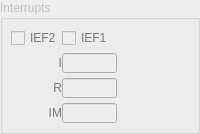
             <widget class="QGroupBox" name="groupInterrupts">
              <property name="enabled">
               <bool>false</bool>
              </property>
              <property name="sizePolicy">
               <sizepolicy hsizetype="Preferred" vsizetype="Fixed">
                <horstretch>0</horstretch>
                <verstretch>0</verstretch>
               </sizepolicy>
              </property>
              <property name="maximumSize">
               <size>
                <width>16777215</width>
                <height>16777215</height>
               </size>
              </property>
              <property name="title">
               <string>Interrupts</string>
              </property>
              <layout class="QFormLayout" name="formLayout_2">
               <property name="formAlignment">
                <set>Qt::AlignLeading|Qt::AlignLeft|Qt::AlignTop</set>
               </property>
               <property name="horizontalSpacing">
                <number>5</number>
               </property>
               <property name="verticalSpacing">
                <number>0</number>
               </property>
               <property name="leftMargin">
                <number>8</number>
               </property>
               <property name="topMargin">
                <number>8</number>
               </property>
               <property name="rightMargin">
                <number>8</number>
               </property>
               <property name="bottomMargin">
                <number>8</number>
               </property>
               <item row="1" column="0">
                <layout class="QGridLayout" name="gridLayout_3">
                 <property name="rightMargin">
                  <number>0</number>
                 </property>
                 <property name="bottomMargin">
                  <number>0</number>
                 </property>
                 <property name="verticalSpacing">
                  <number>5</number>
                 </property>
                 <item row="1" column="3">
                  <widget class="QLineEdit" name="iregView">
                   <property name="sizePolicy">
                    <sizepolicy hsizetype="Minimum" vsizetype="Preferred">
                     <horstretch>0</horstretch>
                     <verstretch>0</verstretch>
                    </sizepolicy>
                   </property>
                   <property name="minimumSize">
                    <size>
                     <width>45</width>
                     <height>20</height>
                    </size>
                   </property>
                   <property name="maximumSize">
                    <size>
                     <width>55</width>
                     <height>20</height>
                    </size>
                   </property>
                   <property name="font">
                    <font>
                     <pointsize>9</pointsize>
                    </font>
                   </property>
                   <property name="inputMask">
                    <string notr="true">&gt;HHHH</string>
                   </property>
                   <property name="text">
                    <string notr="true"/>
                   </property>
                   <property name="maxLength">
                    <number>4</number>
                   </property>
                  </widget>
                 </item>
                 <item row="3" column="3">
                  <widget class="QLineEdit" name="imregView">
                   <property name="sizePolicy">
                    <sizepolicy hsizetype="Minimum" vsizetype="Preferred">
                     <horstretch>0</horstretch>
                     <verstretch>0</verstretch>
                    </sizepolicy>
                   </property>
                   <property name="minimumSize">
                    <size>
                     <width>45</width>
                     <height>20</height>
                    </size>
                   </property>
                   <property name="maximumSize">
                    <size>
                     <width>55</width>
                     <height>20</height>
                    </size>
                   </property>
                   <property name="font">
                    <font>
                     <pointsize>9</pointsize>
                    </font>
                   </property>
                   <property name="inputMask">
                    <string notr="true">&gt;9</string>
                   </property>
                   <property name="text">
                    <string notr="true"/>
                   </property>
                   <property name="maxLength">
                    <number>1</number>
                   </property>
                  </widget>
                 </item>
                 <item row="1" column="1">
                  <widget class="QLabel" name="label_8">
                   <property name="palette">
                    <palette>
                     <active>
                      <colorrole role="WindowText">
                       <brush brushstyle="SolidPattern">
                        <color alpha="255">
                         <red>0</red>
                         <green>170</green>
                         <blue>0</blue>
                        </color>
                       </brush>
                      </colorrole>
                     </active>
                     <inactive>
                      <colorrole role="WindowText">
                       <brush brushstyle="SolidPattern">
                        <color alpha="255">
                         <red>0</red>
                         <green>170</green>
                         <blue>0</blue>
                        </color>
                       </brush>
                      </colorrole>
                     </inactive>
                     <disabled>
                      <colorrole role="WindowText">
                       <brush brushstyle="SolidPattern">
                        <color alpha="255">
                         <red>120</red>
                         <green>120</green>
                         <blue>120</blue>
                        </color>
                       </brush>
                      </colorrole>
                     </disabled>
                    </palette>
                   </property>
                   <property name="layoutDirection">
                    <enum>Qt::LeftToRight</enum>
                   </property>
                   <property name="text">
                    <string notr="true">I</string>
                   </property>
                   <property name="alignment">
                    <set>Qt::AlignRight|Qt::AlignTrailing|Qt::AlignVCenter</set>
                   </property>
                  </widget>
                 </item>
                 <item row="0" column="1">
                  <widget class="QCheckBox" name="checkIEF2">
                   <property name="palette">
                    <palette>
                     <active>
                      <colorrole role="WindowText">
                       <brush brushstyle="SolidPattern">
                        <color alpha="255">
                         <red>0</red>
                         <green>170</green>
                         <blue>0</blue>
                        </color>
                       </brush>
                      </colorrole>
                     </active>
                     <inactive>
                      <colorrole role="WindowText">
                       <brush brushstyle="SolidPattern">
                        <color alpha="255">
                         <red>0</red>
                         <green>170</green>
                         <blue>0</blue>
                        </color>
                       </brush>
                      </colorrole>
                     </inactive>
                     <disabled>
                      <colorrole role="WindowText">
                       <brush brushstyle="SolidPattern">
                        <color alpha="255">
                         <red>120</red>
                         <green>120</green>
                         <blue>120</blue>
                        </color>
                       </brush>
                      </colorrole>
                     </disabled>
                    </palette>
                   </property>
                   <property name="text">
                    <string notr="true">IEF2</string>
                   </property>
                  </widget>
                 </item>
                 <item row="2" column="3">
                  <widget class="QLineEdit" name="rregView">
                   <property name="sizePolicy">
                    <sizepolicy hsizetype="Minimum" vsizetype="Preferred">
                     <horstretch>0</horstretch>
                     <verstretch>0</verstretch>
                    </sizepolicy>
                   </property>
                   <property name="minimumSize">
                    <size>
                     <width>45</width>
                     <height>20</height>
                    </size>
                   </property>
                   <property name="maximumSize">
                    <size>
                     <width>55</width>
                     <height>20</height>
                    </size>
                   </property>
                   <property name="font">
                    <font>
                     <pointsize>9</pointsize>
                    </font>
                   </property>
                   <property name="inputMask">
                    <string notr="true">&gt;HH</string>
                   </property>
                   <property name="text">
                    <string notr="true"/>
                   </property>
                   <property name="maxLength">
                    <number>2</number>
                   </property>
                  </widget>
                 </item>
                 <item row="2" column="1">
                  <widget class="QLabel" name="label_9">
                   <property name="palette">
                    <palette>
                     <active>
                      <colorrole role="WindowText">
                       <brush brushstyle="SolidPattern">
                        <color alpha="255">
                         <red>0</red>
                         <green>170</green>
                         <blue>0</blue>
                        </color>
                       </brush>
                      </colorrole>
                     </active>
                     <inactive>
                      <colorrole role="WindowText">
                       <brush brushstyle="SolidPattern">
                        <color alpha="255">
                         <red>0</red>
                         <green>170</green>
                         <blue>0</blue>
                        </color>
                       </brush>
                      </colorrole>
                     </inactive>
                     <disabled>
                      <colorrole role="WindowText">
                       <brush brushstyle="SolidPattern">
                        <color alpha="255">
                         <red>120</red>
                         <green>120</green>
                         <blue>120</blue>
                        </color>
                       </brush>
                      </colorrole>
                     </disabled>
                    </palette>
                   </property>
                   <property name="text">
                    <string notr="true">R</string>
                   </property>
                   <property name="alignment">
                    <set>Qt::AlignRight|Qt::AlignTrailing|Qt::AlignVCenter</set>
                   </property>
                  </widget>
                 </item>
                 <item row="3" column="1">
                  <widget class="QLabel" name="label_10">
                   <property name="palette">
                    <palette>
                     <active>
                      <colorrole role="WindowText">
                       <brush brushstyle="SolidPattern">
                        <color alpha="255">
                         <red>0</red>
                         <green>170</green>
                         <blue>0</blue>
                        </color>
                       </brush>
                      </colorrole>
                     </active>
                     <inactive>
                      <colorrole role="WindowText">
                       <brush brushstyle="SolidPattern">
                        <color alpha="255">
                         <red>0</red>
                         <green>170</green>
                         <blue>0</blue>
                        </color>
                       </brush>
                      </colorrole>
                     </inactive>
                     <disabled>
                      <colorrole role="WindowText">
                       <brush brushstyle="SolidPattern">
                        <color alpha="255">
                         <red>120</red>
                         <green>120</green>
                         <blue>120</blue>
                        </color>
                       </brush>
                      </colorrole>
                     </disabled>
                    </palette>
                   </property>
                   <property name="text">
                    <string notr="true">IM</string>
                   </property>
                   <property name="alignment">
                    <set>Qt::AlignRight|Qt::AlignTrailing|Qt::AlignVCenter</set>
                   </property>
                  </widget>
                 </item>
                 <item row="0" column="3">
                  <widget class="QCheckBox" name="checkIEF1">
                   <property name="palette">
                    <palette>
                     <active>
                      <colorrole role="WindowText">
                       <brush brushstyle="SolidPattern">
                        <color alpha="255">
                         <red>0</red>
                         <green>170</green>
                         <blue>0</blue>
                        </color>
                       </brush>
                      </colorrole>
                     </active>
                     <inactive>
                      <colorrole role="WindowText">
                       <brush brushstyle="SolidPattern">
                        <color alpha="255">
                         <red>0</red>
                         <green>170</green>
                         <blue>0</blue>
                        </color>
                       </brush>
                      </colorrole>
                     </inactive>
                     <disabled>
                      <colorrole role="WindowText">
                       <brush brushstyle="SolidPattern">
                        <color alpha="255">
                         <red>120</red>
                         <green>120</green>
                         <blue>120</blue>
                        </color>
                       </brush>
                      </colorrole>
                     </disabled>
                    </palette>
                   </property>
                   <property name="text">
                    <string notr="true">IEF1 </string>
                   </property>
                  </widget>
                 </item>
                </layout>
               </item>
              </layout>
             </widget>
